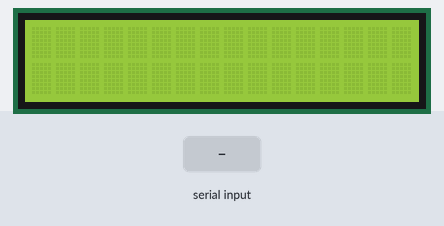
A sketch run on a simulated Arduino Uno, built with avr-gcc and run on an emulated ATmega328P. On the bench: 16×2 character LCD. Inputs (shaded band) come from the test bench.

Above: at 1.2 s.
1.3 s: byte 30 received over Serial
2.9 s: byte 90 received over Serial
At 4.2 s:
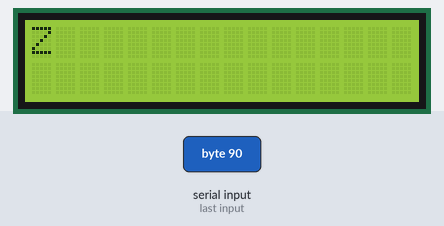
4.5 s: byte 120 received over Serial
At 5.6 s:
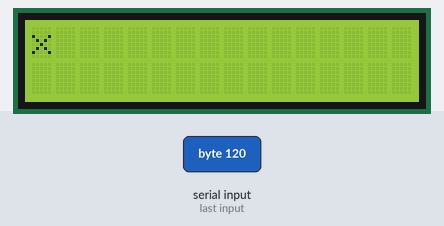
Timing chart, 0 to 7.5 s (numbered marks = the images above; inputs shaded):
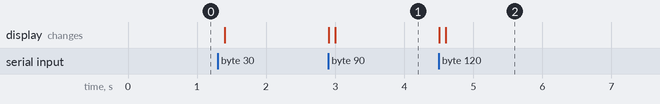

Measured:
- after the input at 4.5 s, the display: first changes at once (image 2 shows a later state)

The sketch:

Srishti11.ino
```cpp
/*LCD display with live data sent through serial communication*/

#include <LiquidCrystal.h>

LiquidCrystal lcd(8,9,10,11,12,13);

void setup() {
  // put your setup code here, to run once:
  lcd.begin(16,2);
  Serial.begin(9600);
}

void loop() {
  // put your main code here, to run repeatedly:
   if(Serial.available())
   {
      lcd.clear();
      delay(100);
    while(Serial.available())
    {
      char x=Serial.read();
       lcd.print(x);
    }
   }
  }
```
